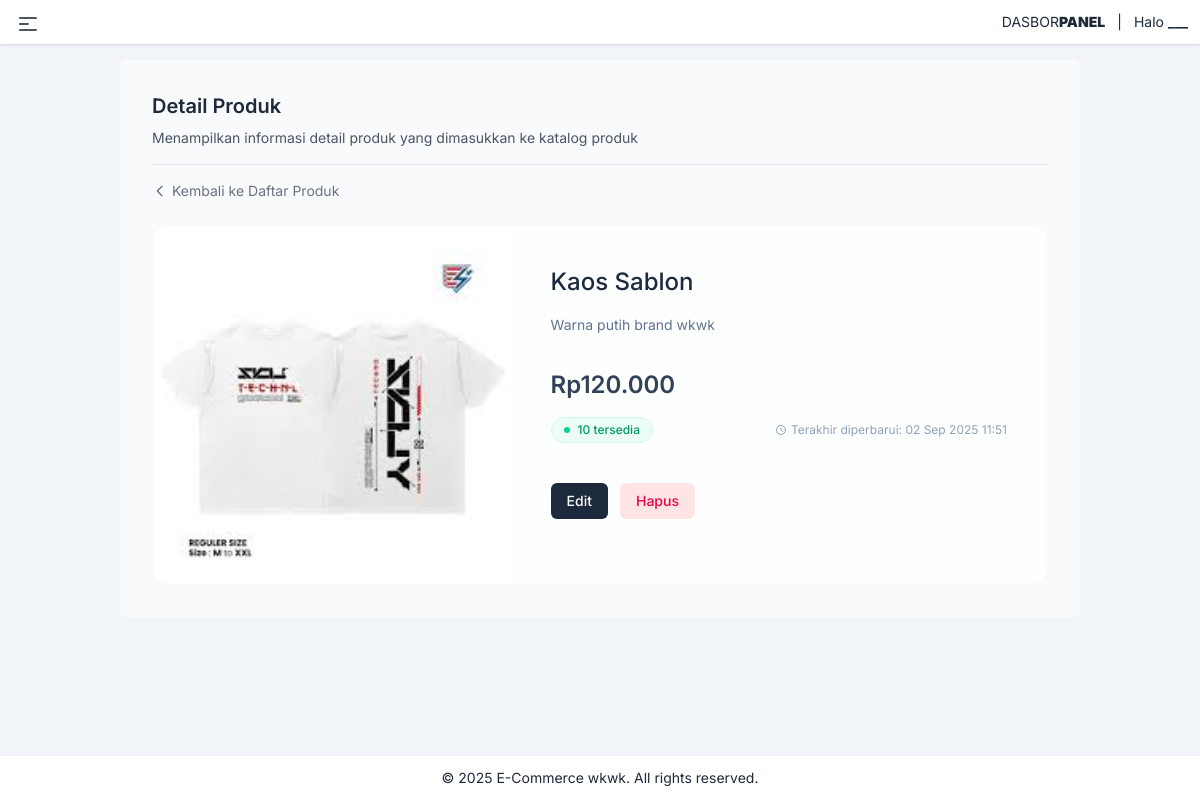
Page /product/5/ (signed in) on the earlier database version.
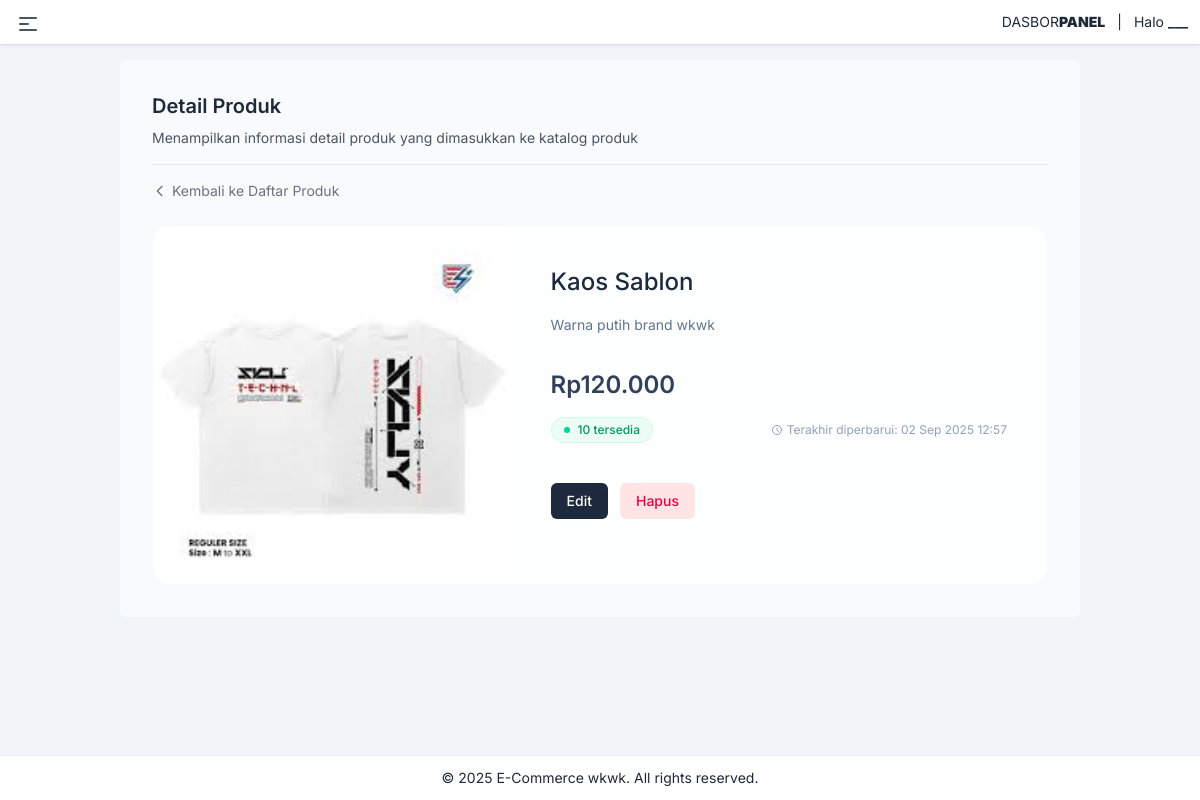
Same page on the later database version.
### catalog/models.py (models this page shows, shortened)
class Products(models.Model):
    name = models.CharField(max_length=255)
    description = models.TextField()
    category = models.ForeignKey(Category, on_delete=models.CASCADE, null=True, blank=True)
    price = models.DecimalField(max_digits=10, decimal_places=2)
    stock = models.IntegerField()
    image = models.ImageField(upload_to='products/', blank=True, null=True)
    created_at = models.DateTimeField(auto_now_add=True)
    updated_at = models.DateTimeField(auto_now=True)

### catalog/views.py (the view)
# urls.py: path('product/<int:pk>/', views.detail_product, name='detail_product'),
@login_required
def detail_product(request, pk):
    product = get_object_or_404(Products, pk=pk)
    return render(request, 'product/detail_product.html', {'product': product})

### templates/product/detail_product.html (shortened to what the changed rows need)
{% extends "base.html" %}
{% block content %}
{% load widget_tweaks %}
<div class="w-full text-gray-800 p-8 bg-gray-50 rounded-md">
    <div class="flex items-center justify-between border-b border-gray-200 mb-4">
        <div class="text-center md:text-left space-y-2 mb-4">
            <h1 class="text-xl font-semibold text-gray-800">Detail Produk</h1>
        </div>
    </div>
    <div class="bg-white/70 backdrop-blur-sm rounded-2xl border border-gray-100/50 overflow-hidden">
        <div class="md:flex">
            <div class="md:w-2/5">
                {% if product.image %}
                <div class="aspect-square bg-gray-50/50 flex items-center justify-center">
                    <img src="{{ product.image.url }}" alt="{{ product.name }}" class="w-full h-full object-cover">
                </div>
                {% endif %}
            </div>
            <div class="md:w-3/5 p-10">
                <div class="space-y-8">
                    <div class="space-y-4">
                        <h1 class="text-2xl font-medium text-slate-800">{{ product.name }}</h1>
                        <p class="text-slate-500 text-sm leading-relaxed">{{ product.description }}</p>
                    </div>
                    <div class="space-y-4">
                        <div class="text-2xl font-semibold text-slate-700">
                            Rp{{ product.price|floatformat:0 }}
                        </div>
                        <div class="flex items-center justify-between">
                            <div class="flex items-center">
                                {% if product.stock > 0 %}
                                <span
                                    class="inline-flex items-center px-3 py-1 rounded-full text-xs font-medium bg-emerald-50 text-emerald-600 border border-emerald-100">
                                    <div class="w-1.5 h-1.5 bg-emerald-400 rounded-full mr-2"></div>
                                    {{ product.stock }} tersedia
                                </span>
                                {% else %}
                                <span
                                    class="inline-flex items-center px-3 py-1 rounded-full text-xs font-medium bg-rose-50 text-rose-600 border border-rose-100">
                                    <div class="w-1.5 h-1.5 bg-rose-400 rounded-full mr-2"></div>
                                    Stok habis
                                </span>
                                {% endif %}
                            </div>
                            <div class="text-xs text-slate-400 flex items-center">
                                <svg class="w-3 h-3 mr-1" fill="none" stroke="currentColor" viewBox="0 0 24 24">
                                    <path stroke-linecap="round" stroke-linejoin="round" stroke-width="2"
                                        d="M12 8v4l3 3m6-3a9 9 0 11-18 0 9 9 0 0118 0z"></path>
                                </svg>
                                Terakhir diperbarui: {{ product.updated_at|date:"d M Y H:i" }}
                            </div>
                        </div>
                    </div>
                </div>
            </div>
        </div>
    </div>
</div>
{% endblock %}

Differences in the rows shown:
changed Products "Kaos Sablon": updated_at "02 Sep 2025 11:51" → "02 Sep 2025 12:57"
